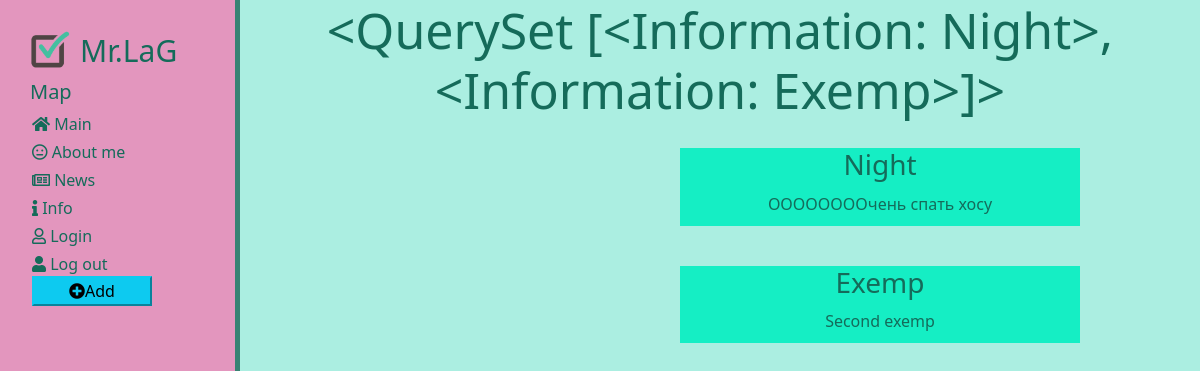
Before: /news/checker with the older database file.
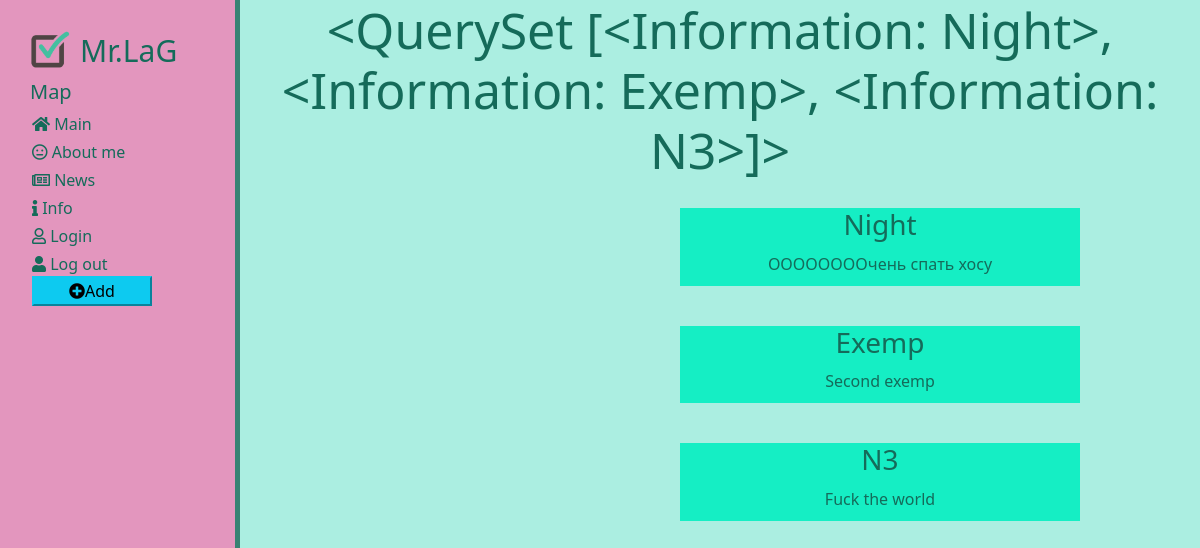
After: the same page with the newer database file.
### news/models.py (models this page shows, shortened)
class Information(models.Model):
    title = models.CharField('Name', max_length=5)  ## what would be, if field is empty ""default='None'"" (as the exemple)
    intro = models.CharField('Anons', max_length=250)  ## field - for small volume of texts (less then 250 signs)
    full_text = models.TextField('Article')  ## field - for huge volume of texts
    date = models.DateTimeField('Date')  ## field - for date
    def __str__(self):
        return self.title
    class Meta:
        verbose_name = 'Information'
        verbose_name_plural = 'Information'

### news/views.py (the view)
# urls.py: path('checker', views.All_output.as_view(), name='check'),
class All_output (ListView):                      # method - 1
    model = Information
    template_name = 'news/for_check.html'
    context_object_name = 'all_art'               # key name, like {"news": news} in the second method

### news/templates/news/for_check.html (shortened to what this page needs)
{% extends 'main/html_layout.html' %}
{% block content %}
    <div class="features">
        <h1>{{ all_art }}</h1>
         {% for el in all_art %}
        <div class="new-news" >
            <h3>{{ el.title }}</h3>
            <p>{{ el.intro}}</p>
        </div>
        {% endfor %}
    </div>
{% endblock %}

Changed rows visible on the page:
added Information: title "N3", intro "Fuck the world"
